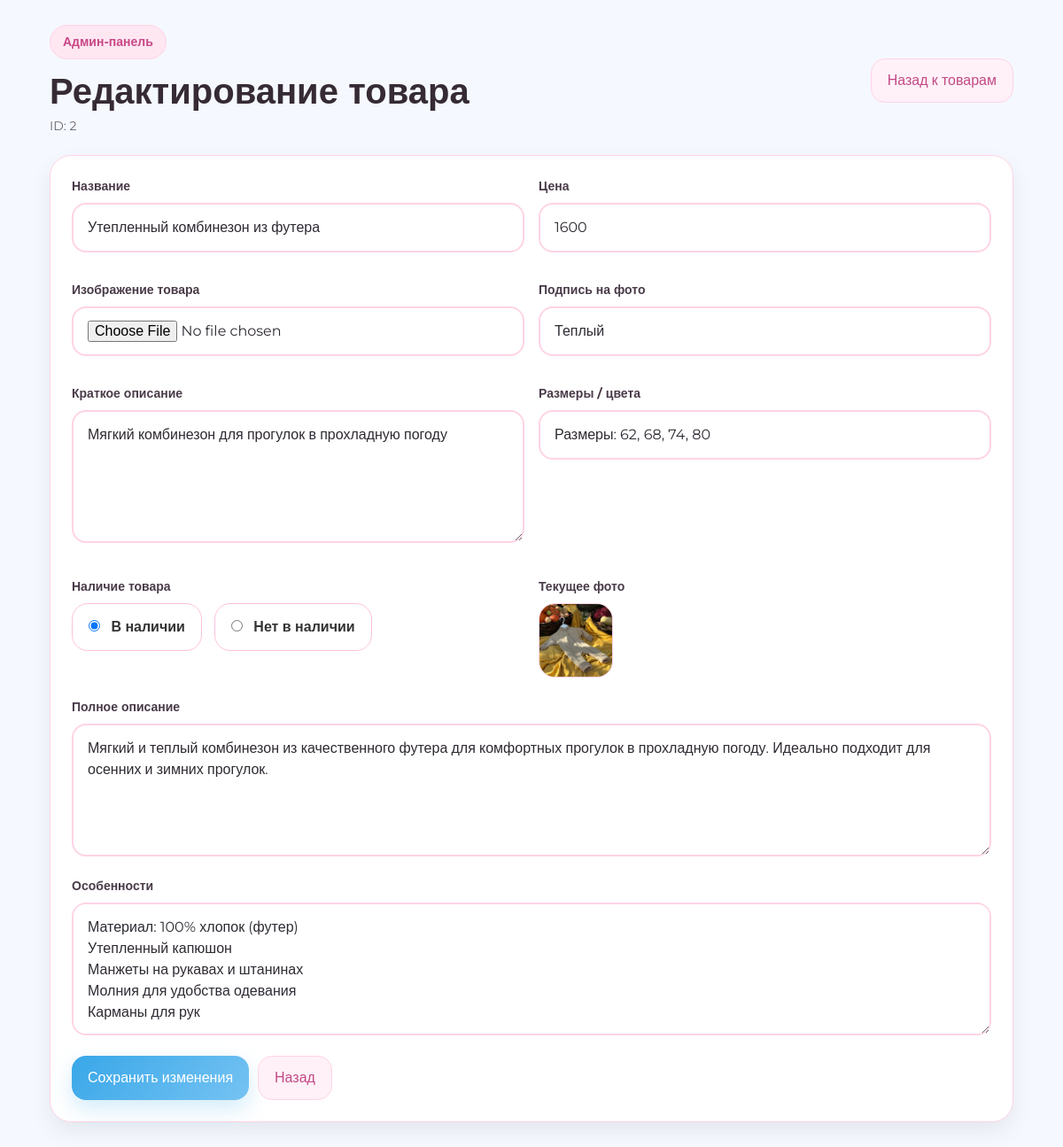
The app's page /admin/edit-product.php?id=2 (signed in) with its own data.
### tables this page shows
CREATE TABLE IF NOT EXISTS products (
    id INT AUTO_INCREMENT PRIMARY KEY,
    title VARCHAR(255) NOT NULL,
    short_description TEXT,
    description TEXT,
    price INT NOT NULL DEFAULT 0,
    image VARCHAR(255) DEFAULT '',
    badge VARCHAR(100) DEFAULT '',
    sizes_text VARCHAR(255) DEFAULT '',
    status_text VARCHAR(100) DEFAULT 'В наличии',
    features TEXT,
    created_at TIMESTAMP DEFAULT CURRENT_TIMESTAMP,
    updated_at TIMESTAMP DEFAULT CURRENT_TIMESTAMP ON UPDATE CURRENT_TIMESTAMP
);

### admin/edit-product.php (the view, shortened to what this page needs)
<?php
require_once __DIR__ . '/../config/db.php';
$id = (int)($_GET['id'] ?? 0);
$stmt = $pdo->prepare('SELECT * FROM products WHERE id = ? LIMIT 1');
$stmt->execute([$id]);
$product = $stmt->fetch();
?>
<!doctype html><html lang="ru"><head><meta charset="utf-8"><meta name="viewport" content="width=device-width, initial-scale=1.0"><title>Редактировать товар</title><link href="https://fonts.googleapis.com/css2?family=Montserrat:wght@400;500;600;700&display=swap" rel="stylesheet"><link rel="stylesheet" href="../Style.css"><link rel="stylesheet" href="../assets/panel.css"></head><body class="panel-body"><div class="panel-shell"><div class="panel-topbar"><div><div class="brand-chip">Админ-панель</div><h1 class="panel-title" style="margin-top:14px">Редактирование товара</h1><div class="panel-subtitle">ID: <?= (int)$product['id'] ?></div></div><div class="panel-actions"><a class="btn btn-secondary" href="dashboard.php">Назад к товарам</a></div></div><?php if (!empty($_GET['saved'])): ?><div class="panel-alert panel-alert-success">Изменения сохранены</div><?php endif; ?><div class="panel-card"><form method="post" enctype="multipart/form-data"><div class="panel-grid"><label class="panel-field"><span class="panel-label">Название</span><input class="panel-input" name="title" value="<?= htmlspecialchars($product['title']) ?>" required></label><label class="panel-field"><span class="panel-label">Цена</span><input class="panel-input" name="price" type="number" min="0" value="<?= (int)$product['price'] ?>" required></label><label class="panel-field"><span class="panel-label">Изображение товара</span><input class="panel-input" name="image_file" type="file" accept="image/*"></label><label class="panel-field"><span class="panel-label">Подпись на фото</span><input class="panel-input" name="badge" value="<?= htmlspecialchars($product['badge']) ?>"></label><label class="panel-field"><span class="panel-label">Краткое описание</span><textarea class="panel-textarea" name="short_description"><?= htmlspecialchars($product['short_description']) ?></textarea></label><label class="panel-field"><span class="panel-label">Размеры / цвета</span><input class="panel-input" name="sizes_text" value="<?= htmlspecialchars($product['sizes_text']) ?>"></label><div class="panel-field"><span class="panel-label">Наличие товара</span><div class="radio-row"><label><input type="radio" name="status_text" value="В наличии" <?= $product['status_text'] === 'Нет в наличии' ? '' : 'checked' ?>> В наличии</label><label><input type="radio" name="status_text" value="Нет в наличии" <?= $product['status_text'] === 'Нет в наличии' ? 'checked' : '' ?>> Нет в наличии</label></div></div><?php if ($product['image']): ?><div class="panel-field"><span class="panel-label">Текущее фото</span><img class="preview" src="../<?= htmlspecialchars($product['image']) ?>" alt=""></div><?php endif; ?></div><label class="panel-field"><span class="panel-label">Полное описание</span><textarea class="panel-textarea" name="description"><?= htmlspecialchars($product['description']) ?></textarea></label><label class="panel-field"><span class="panel-label">Особенности</span><textarea class="panel-textarea" name="features"><?= htmlspecialchars($product['features']) ?></textarea></label><div class="panel-actions"><button class="btn btn-primary" type="submit">Сохранить изменения</button><a class="btn btn-secondary" href="dashboard.php">Назад</a></div></form></div></div></body></html>

### Style.css (style rules this page uses)
* { margin: 0; padding: 0; box-sizing: border-box; }
body { font-family: 'Comic Neue', cursive; background: #f5f9ff; color: #333; line-height: 1.5; min-height: 100vh; display: flex; flex-direction: column; }
html { scroll-behavior: smooth; }
a { text-decoration: none; }

### assets/panel.css (style rules this page uses)
:root { --pink-1:#f06ea9; --pink-2:#ff9dc9; --pink-3:#ffe7f2; --blue-1:#38a7e8; --blue-2:#76c3f3; --text:#2f2a33; --muted:#6a6470; --border:#f5b4d1; --bg:#fff8fc; --card:#ffffff; }
* { box-sizing:border-box }
body.panel-body { margin:0;font-family:'Montserrat','Arial',sans-serif;background:#f8fcff;color:var(--text) }
.panel-shell { max-width:1120px;margin:0 auto;padding:28px 16px 48px }
.panel-topbar { display:flex;justify-content:space-between;align-items:center;gap:16px;margin-bottom:22px;flex-wrap:wrap }
.brand-chip { display:inline-flex;align-items:center;gap:10px;padding:8px 14px;border-radius:999px;background:var(--pink-3);color:#c94887;font-weight:700;font-size:14px;border:1px solid #ffd2e6 }
.panel-title { margin:0;font-size:40px;line-height:1.08;color:#362b35 }
.panel-subtitle { margin-top:8px;color:var(--muted);font-size:14px }
.panel-card { background:var(--card);border:1px solid #ffd3e6;border-radius:26px;box-shadow:0 18px 50px rgba(231,114,168,.12);padding:24px }
.panel-grid { display:grid;grid-template-columns:1fr 1fr;gap:16px }
.panel-field { display:block;margin-bottom:16px }
.panel-label { display:block;font-size:14px;font-weight:700;margin-bottom:8px;color:#493b48 }
.panel-input,.panel-textarea,.panel-select { width:100%;padding:14px 16px;border:2px solid #ffd3e6;border-radius:16px;font:inherit;color:var(--text);background:#fff;outline:none;transition:border-color .18s ease, box-shadow .18s ease }
.panel-textarea { min-height:150px;resize:vertical }
.panel-actions { display:flex;gap:10px;flex-wrap:wrap }
.btn { display:inline-flex;align-items:center;justify-content:center;gap:8px;padding:12px 18px;border:none;border-radius:16px;font-weight:700;text-decoration:none;cursor:pointer;font:inherit;transition:transform .15s ease, box-shadow .15s ease, background .15s ease }
.btn-primary { background:linear-gradient(135deg,var(--blue-1),var(--blue-2));color:#fff;box-shadow:0 10px 24px rgba(56,167,232,.22) }
.btn-secondary { background:#fff1f7;color:#c24986;border:1px solid #ffd3e6 }
.preview { width:84px;height:84px;object-fit:cover;border-radius:18px;border:1px solid #ffd3e6;background:#fff }
body.panel-body { min-height:100vh;overflow-x:hidden;background:#f5f9ff;color:#333 }
.panel-shell,.panel-auth-shell { width:100%;max-width:1120px }
.panel-card,.panel-auth-card { background:#fff;border-radius:24px;box-shadow:0 10px 25px rgba(0,0,0,.07) }
.panel-topbar .panel-actions { display:flex;flex-wrap:wrap;gap:10px }
.radio-row { display:flex;gap:14px;flex-wrap:wrap;min-height:54px;align-items:center }
.radio-row label { border:1px solid #ffc1dd;border-radius:18px;padding:14px 18px;background:#fff;cursor:pointer;font-weight:600 }
.radio-row input { margin-right:8px }

### records on screen
products: id "2", title "Утепленный комбинезон из футера", price "1600", badge "Теплый", short_description "Мягкий комбинезон для прогулок в прохладную погоду", sizes_text "Размеры: 62, 68, 74, 80", status_text "☑ В наличии", status_text "☐ Нет в наличии", image (picture), description "Мягкий и теплый комбинезон из качественного футера для комфортных прогулок в прохладную погоду. Идеально подходит для осенних и зимних прогулок.", features "Материал: 100% хлопок (футер) Утепленный капюшон Манжеты на рукавах и штанинах Молния для удобства одевания Карманы для рук"
